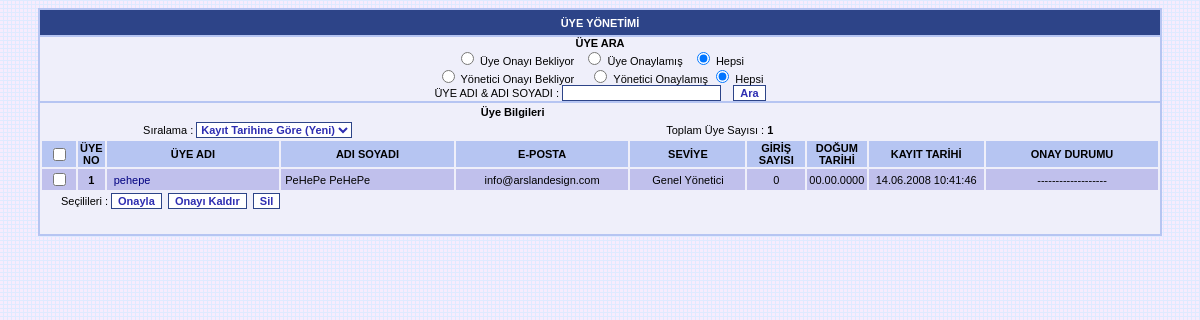
Page /yonetim/uye_yonet.php (signed in) on the committed database.
### tables this page shows
CREATE TABLE `u_uyeler` (
  `uyeno` int(10) unsigned NOT NULL auto_increment,
  `resim` char(16) default NULL,
  `uyeadi` char(25) NOT NULL,
  `sifre` char(50) NOT NULL,
  `adi` char(50) NOT NULL,
  `soyadi` char(50) NOT NULL,
  `eposta` char(150) NOT NULL,
  `dogumtarihi` date NOT NULL default '0000-00-00',
  `seviye` mediumint(1) NOT NULL default '1',
  `onay` enum('E','H') NOT NULL default 'H',
  `yonay` mediumint(1) NOT NULL default '0',
  `kayittarihi` datetime NOT NULL default '0000-00-00 00:00:00',
  `girisdenemesayi` tinyint(3) NOT NULL default '0',
  `girisdenemetarih` datetime NOT NULL default '0000-00-00 00:00:00',
  `girissayisi` int(5) NOT NULL default '0',
  `songiris` datetime NOT NULL default '0000-00-00 00:00:00',
  `songiristarihi` datetime NOT NULL default '0000-00-00 00:00:00',
  `guncellemetarihi` datetime NOT NULL default '0000-00-00 00:00:00',
  `onlinetarih` datetime NOT NULL default '0000-00-00 00:00:00',
  `ip` char(50) NOT NULL default '1',
  `onaykodu` char(50) NOT NULL,
  `bilgi` mediumint(1) NOT NULL default '0',
  PRIMARY KEY  (`uyeno`),
  UNIQUE KEY `uyeadi_2` (`uyeadi`)
);

CREATE TABLE `u_yonetim` (
  `ayarno` mediumint(1) NOT NULL default '1',
  `siteadi` char(100) NOT NULL default '',
  `siteadresi` char(100) NOT NULL default '',
  `siteeposta` char(100) NOT NULL default '',
  `sitedil` char(4) NOT NULL default 'tr',
  `sitetema` char(200) NOT NULL default 'tema1',
  `girisdenemesayisi` mediumint(2) NOT NULL default '5',
  `girisdenemesuresi` mediumint(2) NOT NULL default '5',
  `kayitarasisure` mediumint(2) NOT NULL default '5',
  `uyelikonayi` mediumint(1) unsigned NOT NULL default '1',
  `uyesilmezamani` mediumint(2) NOT NULL default '24',
  `epostadegisti` mediumint(1) NOT NULL default '0',
  `yazikarakter` int(10) NOT NULL default '5000',
  `yazieklemeizin` smallint(1) NOT NULL default '1',
  `yazikayitarasisure` tinyint(3) NOT NULL default '1',
  `yazionay` mediumint(1) NOT NULL default '1',
  `yaziduzenlemeizin` mediumint(1) NOT NULL default '2',
  `yaziduzenlemesuresi` mediumint(1) NOT NULL default '5',
  `yaziokumaizin` mediumint(1) NOT NULL default '0',
  `yaziayrintiokumaizin` mediumint(1) NOT NULL default '0',
  `yazioylama` enum('E','H') NOT NULL default 'H',
  `yazikategorisira` mediumint(1) NOT NULL default '1',
  `yorumkarakter` int(4) NOT NULL default '250',
  `yorumeklemeizin` mediumint(1) NOT NULL default '1',
  `yorumonay` mediumint(1) NOT NULL default '1',
  `yorumarasisure` mediumint(2) NOT NULL default '1',
  `ozelmesajgondermeizin` mediumint(1) NOT NULL default '1',
  `ozelmesajarasisure` tinyint(2) NOT NULL default '1',
  `ozelmesajkarakter` int(5) NOT NULL default '250',
  `ozelmesajizin` tinyint(3) NOT NULL default '10',
  `ozelmesajisimizin` mediumint(1) NOT NULL default '1',
  `hizlimesajeklemeizin` mediumint(1) NOT NULL default '1',
  `hizlimesajonay` mediumint(1) NOT NULL default '2',
  `hizlimesajsure` tinyint(2) NOT NULL default '1',
  `hizlimesajkarakter` int(5) NOT NULL default '250',
  `galeriresimgormeizin` mediumint(1) NOT NULL default '0',
  `galeriresimeklemeizin` mediumint(1) NOT NULL default '1',
  `galeriresimkayitsure` tinyint(2) NOT NULL default '1',
  `galeriresimduzenizin` mediumint(1) NOT NULL default '1',
  `galeriresimduzensure` tinyint(2) NOT NULL default '1',
  `galeriresimonay` mediumint(1) NOT NULL default '2',
  `galeriresimoylama` enum('E','H') NOT NULL default 'E',
  `galerialbumeklemeizin` mediumint(1) NOT NULL default '1',
  `galerialbumkayitsure` tinyint(2) NOT NULL default '1',
  `galerialbumeklemesayi` tinyint(3) NOT NULL default '1',
  `galerialbumduzenizin` mediumint(1) NOT NULL default '1',
  `galerialbumduzensure` tinyint(2) NOT NULL default '1',
  `galerialbumonay` mediumint(1) NOT NULL default '1',
  `sozcukeklemeizin` mediumint(1) NOT NULL default '2',
  `sozcukduzenlemeizin` mediumint(1) NOT NULL default '5',
  `sozcukonay` mediumint(1) NOT NULL default '5',
  `uyekayitkapat` enum('E','H') NOT NULL default 'H',
  `uyegormeizin` mediumint(1) NOT NULL default '3',
  `uye1` char(20) NOT NULL default 'Normal Uye',
  `uye2` char(20) NOT NULL default 'Gumus Uye',
  `uye3` char(20) NOT NULL default 'Bronz Uye',
  `uye4` char(20) NOT NULL default 'Altin Uye',
  `uye5` char(20) NOT NULL default 'Yonetici',
  `uye6` char(20) NOT NULL default 'Genel Yönetici',
  PRIMARY KEY  (`ayarno`)
);

### www/yonetim/uye_yonet.php (the view, shortened to what the rows shown need)
<?php
require_once ("../icerik/vt.inc.php");
require_once ("../icerik/ayar.inc.php");
require_once ("../icerik/fonk.inc.php");
$fonk = new Fonksiyon();
?>
<!DOCTYPE html PUBLIC "-//W3C//DTD XHTML 1.0 Transitional//EN" "http://www.w3.org/TR/xhtml1/DTD/xhtml1-transitional.dtd">
<html xmlns="http://www.w3.org/1999/xhtml">
<head>
<link rel="stylesheet" href="ystil.css" />
</head>
<body background="yonetimresim/bg.gif">
<?php
@ $islem      = strip_tags(trim($_GET['islem']));
if (!$islem)
{
  @ $sirala = intval($_GET['sirala']);
  if (!$sirala)
	{
		$siralama = 'kayittarihi DESC';
  } elseif ($sirala == 2) {
	  $sirala = 1;
		$siralama = 'kayittarihi ASC';
  } elseif ($sirala == 3) {
    $siralama = 'uyeadi ASC';
  } elseif ($sirala == 4) {
    $siralama = 'uyeadi DESC';
  } else {
	  $sirala = 3;
	  $siralama = 'kayittarihi DESC';
  }
  $limit = 30;
  @ $s = abs(intval($_GET['s']));
  if(empty($s))
  {
    $s = 1;
    $baslangic = 0;
  } else {
    $baslangic = ($s - 1) * $limit;
  }
	$sorgu  = '';
  $vt->query("SELECT uyeno, uyeadi, eposta, adi, soyadi, dogumtarihi, seviye, kayittarihi, songiristarihi, girissayisi, guncellemetarihi,onay,yonay FROM ".TABLO_ONEKI."uyeler WHERE uyeno>0 ".$sorgu." ORDER BY $siralama LIMIT $baslangic,$limit");
  $toplamuye = $vt->kayitSay("SELECT COUNT(uyeno) FROM ".TABLO_ONEKI."uyeler WHERE uyeno>0 ".$sorgu."");
?>
<table border="1" align="center" cellpadding="0" cellspacing="0" width="95%" bgcolor="#efeffa" bordercolor="#b6c5f2">
  <form action="uye_yonet.php?islem=2&s=<?php echo $s; ?>" method="post" name="uye_yonet" id="uye_yonet">
  <tr bgcolor="#efeffa">
    <td align="center" width="100%" bgcolor="#efeffa">
      <table border="0" cellpadding="1" cellspacing="2" width="100%" id="autonumber7" bgcolor="#efeffa">
			<?php
	    if (empty($toplamuye))
	    {
         echo '<tr bgcolor="#f7f7fd">
          <td width="100%" align="center" colspan="10"><font color="#ff0000">'.$dil['KayitBulunamadi'].'</font></td>
		    </tr>';
	    } else {
      while ($uyeler_veri = $vt->fetchObject())
      {
        $uyeler_no             = $uyeler_veri->uyeno;
        $uyeler_eposta         = $uyeler_veri->eposta;
        $uyeler_kuladi         = $uyeler_veri->uyeadi;
        $uyeler_adi            = $uyeler_veri->adi;
        $uyeler_soyadi         = $uyeler_veri->soyadi;
        $uyeler_kayittarihi    = $uyeler_veri->kayittarihi;
        $uyeler_girissayisi    = $uyeler_veri->girissayisi;
        $uyeler_yas            = $uyeler_veri->dogumtarihi;
        $uyeler_onay           = $uyeler_veri->onay;
        $uyeler_yoneticionayi  = $uyeler_veri->yonay;
				$uyeler_seviye         = $uyeler_veri->seviye;
        if ($uyeler_onay == 'E')
        {
          $onay_durumu = '<font color="#008000">- '.$dil['UyeOnaylamis'].' -</font>';
        } else {
          $onay_durumu = '<font color="#FF0000">- '.$dil['UyeOnayiBekliyor'].' -</font>';
        }
				if ($uyeler_yoneticionayi == 5)
        {
          $yonay_durumu = '<font color="#008000">- '.$dil['YoneticiOnaylamis'].' -</font>';
          $yonay = '<a href="uye_yonet.php?islem=2&islemonaykaldir=1&uyeler_'.$uyeler_no.'='.$uyeler_no.'"><font color="#008000">['.$dil['OnayiKaldir'].']</a></font>&nbsp;&nbsp;&nbsp;<a href="uye_yonet.php?islem=4&uyeno='.$uyeler_no.'&onay=1"><font color="#008000">['.$dil['AskiyaAl'].']</a></font>';
				} elseif ($uyeler_yoneticionayi == 1) {
          $yonay_durumu = '<font color="#FF0000">- '.$dil['UyelikAskida'].' -</font>';
          $yonay = '<a href="uye_yonet.php?islem=4&uyeno='.$uyeler_no.'&onay=5"><font color="#008000">'.$dil['AskiyiKaldir'].'</font></a>';
        } else {
          $yonay_durumu = '<font color="#FF0000">- '.$dil['YoneticiOnayiBekliyor'].' -</font>';
          $yonay = '<a href="uye_yonet.php?islem=2&islemonay=1&uyeler_'.$uyeler_no.'='.$uyeler_no.'"><font color="#FF0000">'.$dil['Onayla'].'</font></font>';
        }
				if ($uyeler_seviye == 6)
				{
				  $renk = '#cocoec';
				} elseif ($uyeler_seviye == 5) {
				  $renk = '#dfdff5';
				} else {
				  $renk = '#f7f7fd';
				}
        ?>
        <tr bgcolor="<?php echo $renk; ?>">
          <td width="3%" align="center"><input type="checkbox" id="uyeler" name="<?php echo 'uyeler_'.$uyeler_no; ?>" value="<?php echo $uyeler_no; ?>" class="input" /></td>
					<td width="2%" align="center"><b><?php echo $uyeler_no; ?></b></td>
					<td width="15%" align="left">&nbsp;&nbsp;<a href="?sayfa=2&islem=1&uyeno=<?php echo $uyeler_no; ?>&s=<?php echo $s; ?>"><?php echo $uyeler_kuladi; ?></a></td>
					<td width="15%" align="left">&nbsp;<?php echo $uyeler_adi.' '.$uyeler_soyadi; ?></td>
					<td width="15%" align="center"><?php echo $uyeler_eposta; ?></td>
					<td width="10%" align="center"><?php echo $seviyeler[$uyeler_seviye]; ?></td>
          <td width="5%" align="center"><?php echo $uyeler_girissayisi; ?></td>
					<td width="5%" align="center"><?php echo $fonk->duzgun_tarih_saat($uyeler_yas); ?></td>
					<td width="10%" align="center"><?php echo $fonk->duzgun_tarih_saat($uyeler_kayittarihi,true); ?></td>
					<td width="15%" align="center" nowrap="nowrap">
					<?php
					if ($uyeler_seviye < UYE_SEVIYE) echo $onay_durumu.'<br>'.$yonay_durumu.'<br />'.$yonay;
					else
					echo '-------------------';
					?>
					</td>
				</tr>
			<?php
      }
	}
			?>
	  </table>
  </td>
</tr>
</form>
</table>
<?php
}
?>

### rows in the picture
u_uyeler: uyeno "1", uyeadi "pehepe", adi "PeHePe", soyadi "PeHePe", eposta "info@arslandesign.com", seviye.uye6 "Genel Yönetici", girissayisi "0", dogumtarihi "00.00.0000", kayittarihi "14.06.2008 10:41:46"

### other values in the picture
$dil['UYE_YONETIMI'] "ÜYE YÖNETİMİ"
$dil['UYE_ARA'] "ÜYE ARA"
$dil['UyeOnayiBekliyor'] "Üye Onayı Bekliyor"
$dil['UyeOnaylamis'] "Üye Onaylamış"
$dil['Hepsi'] "Hepsi"
$dil['YoneticiOnayiBekliyor'] "Yönetici Onayı Bekliyor"
$dil['YoneticiOnaylamis'] "Yönetici Onaylamış"
$dil['UYE_ADI'] "ÜYE ADI"
$dil['ADI_SOYADI'] "ADI SOYADI"
$dil['UyeBilgileri'] "Üye Bilgileri"
$dil['Siralama'] "Sıralama"
$dil['ToplamUyeSayisi'] "Toplam Üye Sayısı"
$toplamuye "1"
$dil['UYE_NO'] "ÜYE NO"
$dil['E_POSTA'] "E-POSTA"
